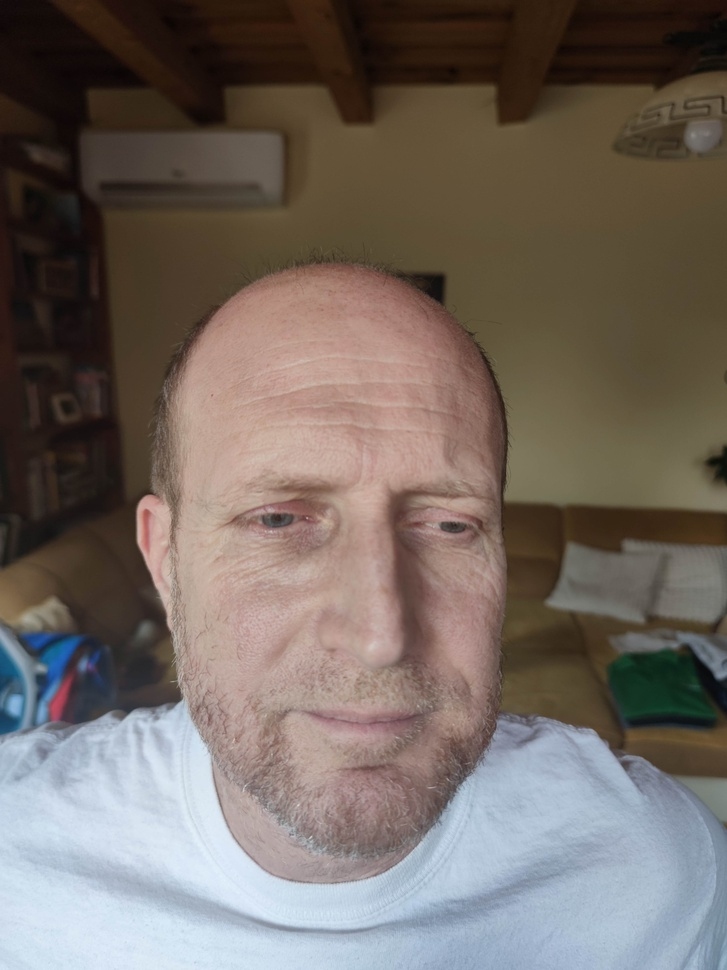
#> input picture szemelyek/apa (1).jpg, 727 x 970 px, shrunk from 4344 x 5792 before the run, found by its file name
$ python manhattan_elofeldolgozassal_es_nelkule.py
#> lines starting #> are read from the running program, lines starting #| are printed output that depends on the picture; after the words box and inside, x2 and y2 are one past the last pixel; in counts of white or black regions, pixels touching at a corner belong together
### jellemzok_kinyerve.py
import cv2
from sklearn.decomposition import PCA
import os
import csv
import numpy as np

pca = PCA(n_components=1)
face_cascade_default = cv2.CascadeClassifier(cv2.data.haarcascades + 'haarcascade_frontalface_alt.xml')

# Mappa, amelyben a képek találhatók
adatbazis_mappa = "C:\\Users\\SQLY\\Desktop\\egyi\\4F\\FacialRecognition_Basics\\szemelyek"

# Lista a jellemzők tárolására hogy később kiirassuk .csv fájlba
adatbazis_jellemzok_lista = []
detektalt_arcok_szama = 0

for filename in os.listdir(adatbazis_mappa):
    if filename.endswith(".jpg"):

        img_path = os.path.join(adatbazis_mappa, filename)

        kep = cv2.imread(img_path)
#> kep is the input picture: shape (970, 727, 3); mean B, G, R 98.6, 105.4, 115.6
        gray = cv2.cvtColor(kep, cv2.COLOR_BGR2GRAY)
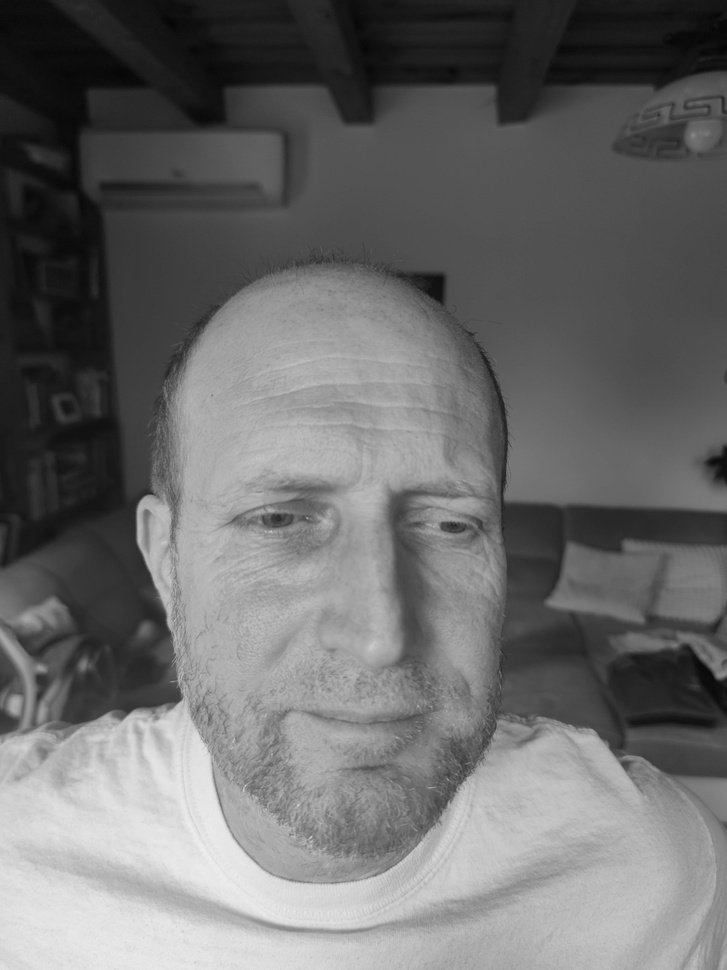
#> gray: shape (970, 727); min 4, max 239, mean 107.7
        faces_detect = face_cascade_default.detectMultiScale(gray, scaleFactor=1.07, minNeighbors=10)
#> faces_detect = [[131, 342, 461, 461]]
        # Hibakeresés: Ellenőrizze a faces_detect változót
        '''
        #--------------------
        fekete_maszk = cv2.inRange(gray, 0, 50)
        feher_maszk = cv2.inRange(gray, 205, 255)
        szurke_maszk = cv2.inRange(gray, 51, 204)
        teljes_pixelszam = (gray).size
        fekete_pixelek = np.count_nonzero(fekete_maszk)
        fekete_arany = fekete_pixelek / teljes_pixelszam * 100
        feher_pixelek = np.count_nonzero(feher_maszk)
        feher_arany = feher_pixelek / teljes_pixelszam * 100
        szurke_pixelek = np.count_nonzero(szurke_maszk)
        szurke_arany = szurke_pixelek / teljes_pixelszam * 100

        print(f"Fekete arány: {fekete_arany:.2f}%")
        print(f"Fehér arány: {feher_arany:.2f}%")
        print(f"Szürke arány: {szurke_arany:.2f}%")
        #--------------------'''
        if len(faces_detect) == 0:
            print(f"Nincs arc a(z) {filename} képen.")
        else:
            detektalt_arcok_szama += len(faces_detect)
#> detektalt_arcok_szama = 1
            for (x, y, w, h) in faces_detect:
                face_extract = gray[y:y + h, x:x + w]
                arckep_meret = (100, 100)
                arckep = cv2.resize(face_extract, arckep_meret)
                arckep_vektor = arckep.flatten()
                pca.fit(arckep_vektor.reshape(-1, 1))
                transzformalt_arckep = pca.transform(arckep_vektor.reshape(-1, 1))
                adatbazis_jellemzok = transzformalt_arckep.flatten()

                # Az egyedi azonosító (index) hozzáadása az arckép jellemzők mellé
                adatbazis_jellemzok_lista.append([filename] + adatbazis_jellemzok.tolist())
#> this loop made 1 pass
#> (x, y, w, h, arckep_meret) on pass 1: (131, 342, 461, 461, (100, 100))
#> pass 1, `face_extract = gray[y:y + h, x:x + w]`:
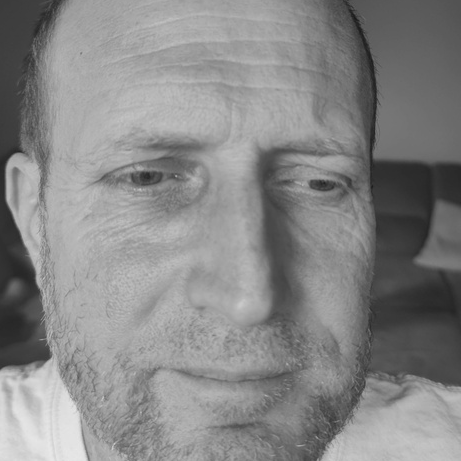
#> face_extract: shape (461, 461); min 25, max 232, mean 134.9
#> after the loop, adatbazis_jellemzok_lista = 1 item
#> pass 2 of the loop `for filename in os.listdir(adatbazis_mappa):`:
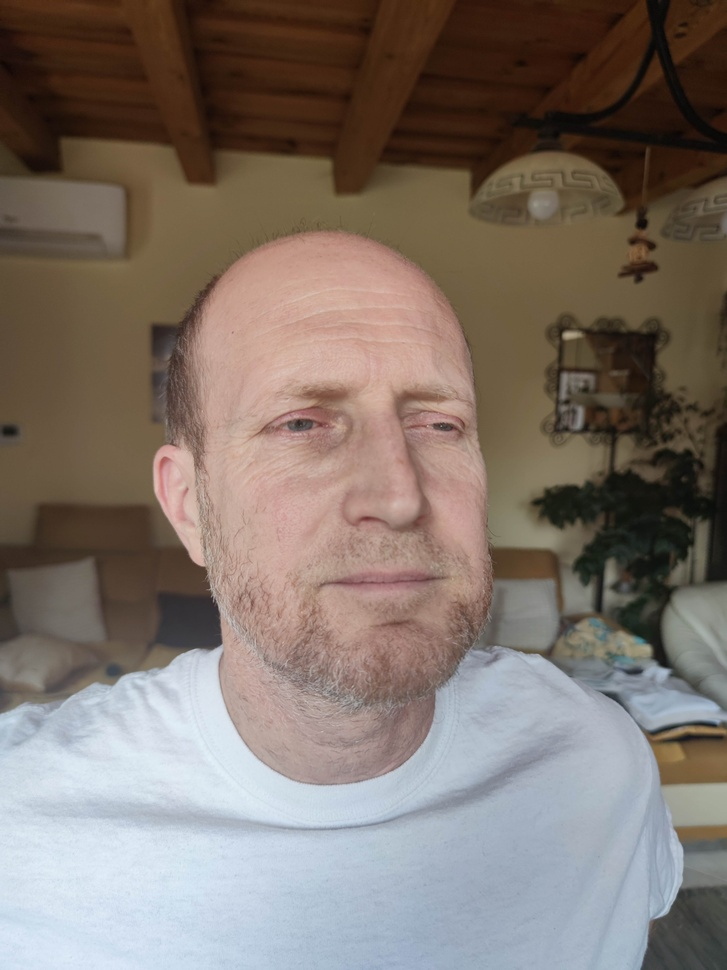
#> input picture szemelyek/apa (10).jpg, 727 x 970 px, shrunk from 4344 x 5792 before the run, found by its file name
#> kep is the input picture: shape (970, 727, 3); mean B, G, R 107.6, 115.7, 127.7
#> `gray = cv2.cvtColor(kep, cv2.COLOR_BGR2GRAY)`:
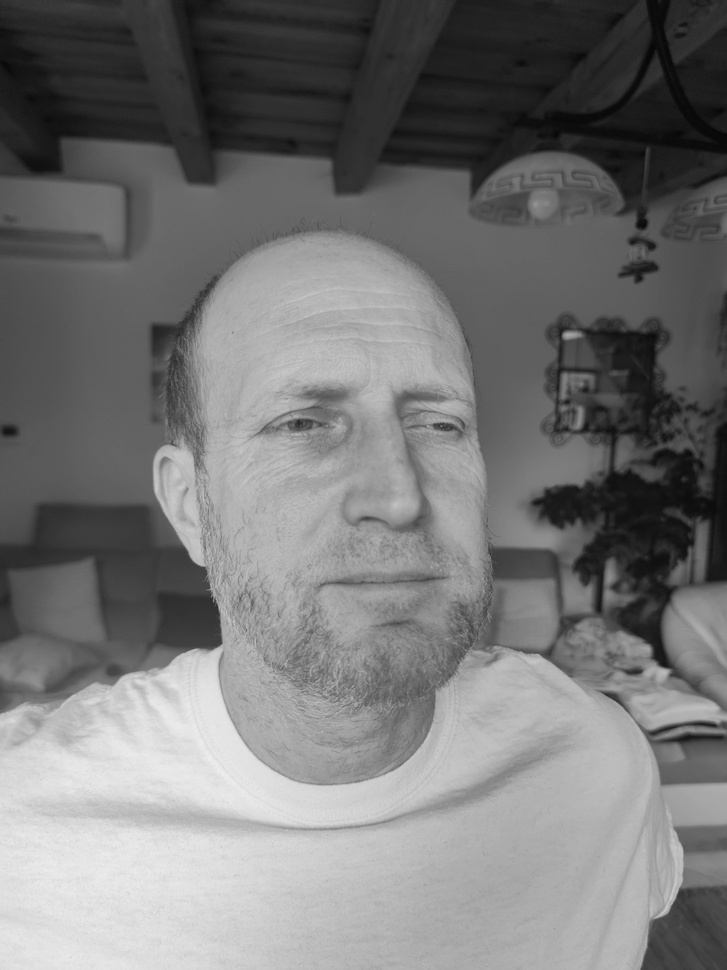
#> gray: shape (970, 727); min 5, max 238, mean 118.4
#> `faces_detect = face_cascade_default.detectMultiScale(gray, scaleFactor..`: faces_detect = [[203, 288, 354, 354]]
#> detektalt_arcok_szama = 2
#> the loop `for (x, y, w, h) in faces_detect:` made 1 pass
#> (x, y, w, h, arckep_meret) on pass 1: (203, 288, 354, 354, (100, 100))
#> pass 1, `face_extract = gray[y:y + h, x:x + w]`:
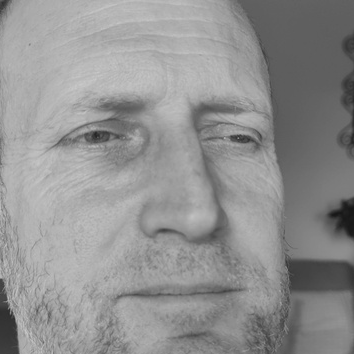
#> face_extract: shape (354, 354); min 23, max 202, mean 144.9
#> after the loop `for (x, y, w, h) in faces_detect:`: adatbazis_jellemzok_lista = 2 items
#> pass 3 of the loop `for filename in os.listdir(adatbazis_mappa):`:
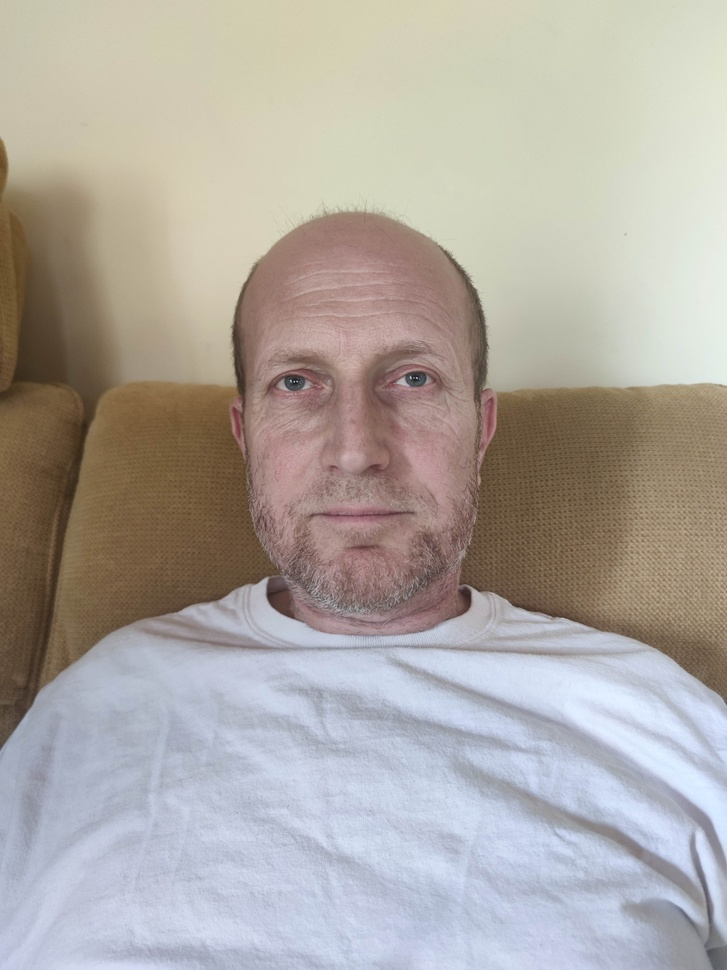
#> input picture szemelyek/apa (2).jpg, 727 x 970 px, shrunk from 4344 x 5792 before the run, found by its file name
#> kep is the input picture: shape (970, 727, 3); mean B, G, R 161.7, 168.1, 174.5
#> `gray = cv2.cvtColor(kep, cv2.COLOR_BGR2GRAY)`:
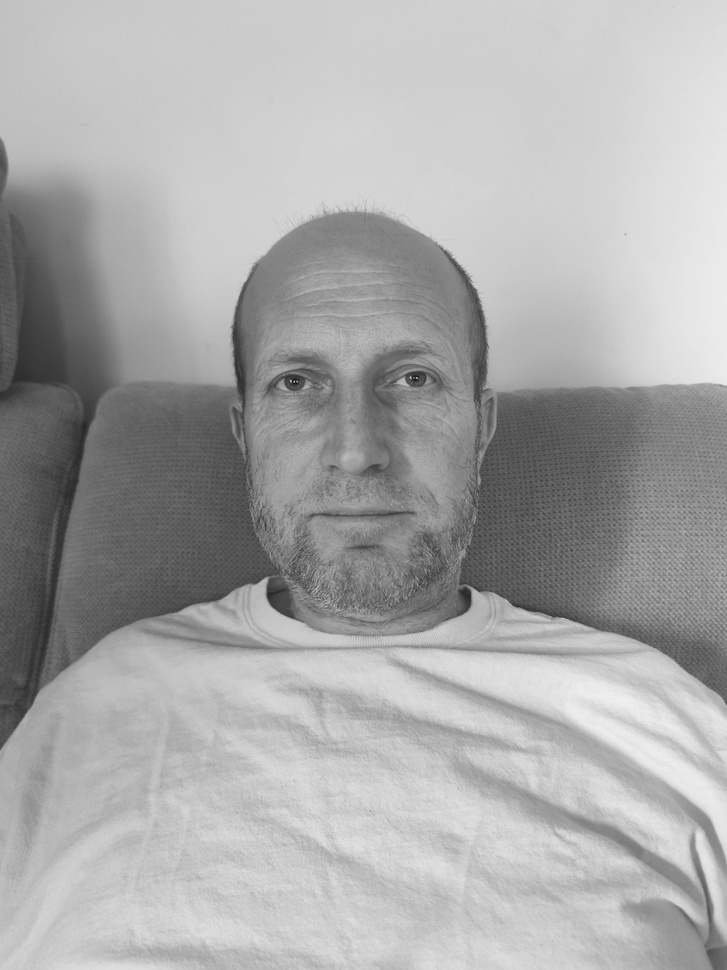
#> gray: shape (970, 727); min 26, max 240, mean 169.3
#> `faces_detect = face_cascade_default.detectMultiScale(gray, scaleFactor..`: faces_detect = [[206, 271, 297, 297]]
#> detektalt_arcok_szama = 3
#> the loop `for (x, y, w, h) in faces_detect:` made 1 pass
#> (x, y, w, h, arckep_meret) on pass 1: (206, 271, 297, 297, (100, 100))
#> pass 1, `arckep = cv2.resize(face_extract, arckep_meret)`:
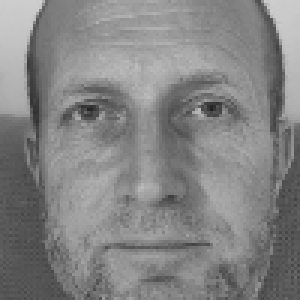
#> arckep: shape (100, 100) (shown 3 times larger); min 32, max 206, mean 131.8
#> after the loop `for (x, y, w, h) in faces_detect:`: adatbazis_jellemzok_lista = 3 items
#> the loop made 4 passes; the first 3 are shown

print(f"Összesen {detektalt_arcok_szama} arcot detektáltunk.")

# Jellemzők elmentése CSV fájlba
with open('adatbazis_jellemzok.csv', mode='w', newline='') as file:
    writer = csv.writer(file)
    writer.writerows(adatbazis_jellemzok_lista)


### manhattan_elofeldolgozassal_es_nelkule.py
import cv2
import numpy as np
from sklearn.decomposition import PCA
import math
from jellemzok_kinyerve import adatbazis_jellemzok_lista

import cv2
import numpy as np

def kepmegjelenites(filename, jellemzok):
    adatbazis_jellemzok = None
    for elem in adatbazis_jellemzok_lista:
        if elem[0] == filename:
            adatbazis_jellemzok = np.array(elem[1:], dtype=np.float32).reshape((100, 100))
            break

    if adatbazis_jellemzok is not None:
        # Kép javítása kontraszt és fényerő szempontjából
        adatbazis_jellemzok = cv2.normalize(adatbazis_jellemzok, None, 0, 255, cv2.NORM_MINMAX)
        adatbazis_jellemzok = cv2.equalizeHist(adatbazis_jellemzok.astype(np.uint8))

        # Javított kamerakép jellemzők
        kamerakep = np.array(jellemzok, dtype=np.float32).reshape((100, 100))
        kamerakep = cv2.normalize(kamerakep, None, 0, 255, cv2.NORM_MINMAX)
        kamerakep = cv2.equalizeHist(kamerakep.astype(np.uint8))

        cv2.imshow("a legkozelebbi talalat:", adatbazis_jellemzok)
        cv2.imshow("a kamerakep:", kamerakep)

        euklideszi_tavolsag_fejlesztett = manhattan_tavolsag(kamerakep.flatten(), adatbazis_jellemzok.flatten())
        print(f"manhattan (elofeldolgozassal): {euklideszi_tavolsag_fejlesztett}")
        cv2.waitKey(0)
        cv2.destroyAllWindows()
    else:
        print(f"Nincs ilyen nevű kép az adatbázisban: {filename}")


def keresett_arc_jellemzok(kep):
    try:
        faces_detect = face_cascade_default.detectMultiScale(gray, scaleFactor=1.09, minNeighbors=8)
        for (x, y, w, h) in faces_detect:
            face_extract = kep[y:y + h, x:x + w]
            arckep_meret = (100, 100)  # Azonos méret
            arckep = cv2.resize(face_extract, arckep_meret)
            arckep = cv2.cvtColor(arckep, cv2.COLOR_BGR2GRAY)  # Szürkeárnyalatos átalakítás
            arckep = cv2.normalize(arckep, None, 0, 255, cv2.NORM_MINMAX)  # Normalizálás
            arckep = cv2.equalizeHist(arckep)  # Hisztogram kiegyenlítése

            arckep_vektor = arckep.flatten()
            pca.fit(arckep_vektor.reshape(-1, 1))
            transzformalt_arckep = pca.transform(arckep_vektor.reshape(-1, 1))
            return transzformalt_arckep.flatten()  # Visszaadott jellemzők

    except IndexError:
        print("Nincs arc a képen.")

    return None


def manhattan_tavolsag(vektor1, vektor2):
    # Biztosítjuk, hogy mindkét vektor azonos hosszúságú és csak numerikus elemeket tartalmaz
    if len(vektor1) != len(vektor2):
        raise ValueError("A vektorok hosszúsága nem egyezik.")

    # Konvertálás lebegőpontos típusra, ha szükséges
    vektor1 = np.array(vektor1, dtype=np.float64)
    vektor2 = np.array(vektor2, dtype=np.float64)

    # Manhattan-távolság kiszámítása
    különbségek = np.abs(vektor1 - vektor2)  # Abszolút különbség
    tavolsag = np.sum(különbségek)  # Az abszolút különbségek összegzése

    return tavolsag


# Kaszkád fájl betöltése
face_cascade_default = cv2.CascadeClassifier(cv2.data.haarcascades + 'haarcascade_frontalface_alt.xml')

# kamera definiálása (legtöbb gépnél a kamera indexe 0)
cap = cv2.VideoCapture(0)

pca = PCA(n_components=1)  # PCA objektum létrehozása

jellemzok = None  # Globális változó - mivel csak egyszer szeretném eltárolni az egyszerűbb összehasonlítás kedvéért


while True:
    # Kép beolvasása
    ret, kep = cap.read()
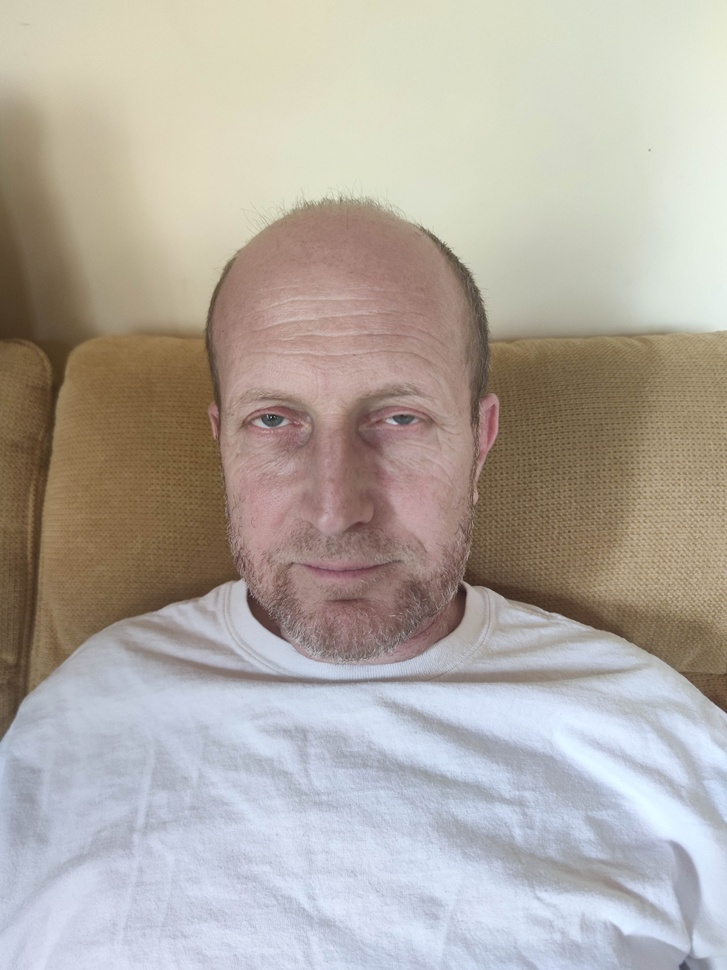
#> input picture szemelyek/apa (4).jpg, 727 x 970 px, shrunk from 4344 x 5792 before the run, given in place of the camera
#> kep is the input picture: shape (970, 727, 3); mean B, G, R 162.6, 170.6, 177.9
    gray = cv2.cvtColor(kep, cv2.COLOR_BGR2GRAY)
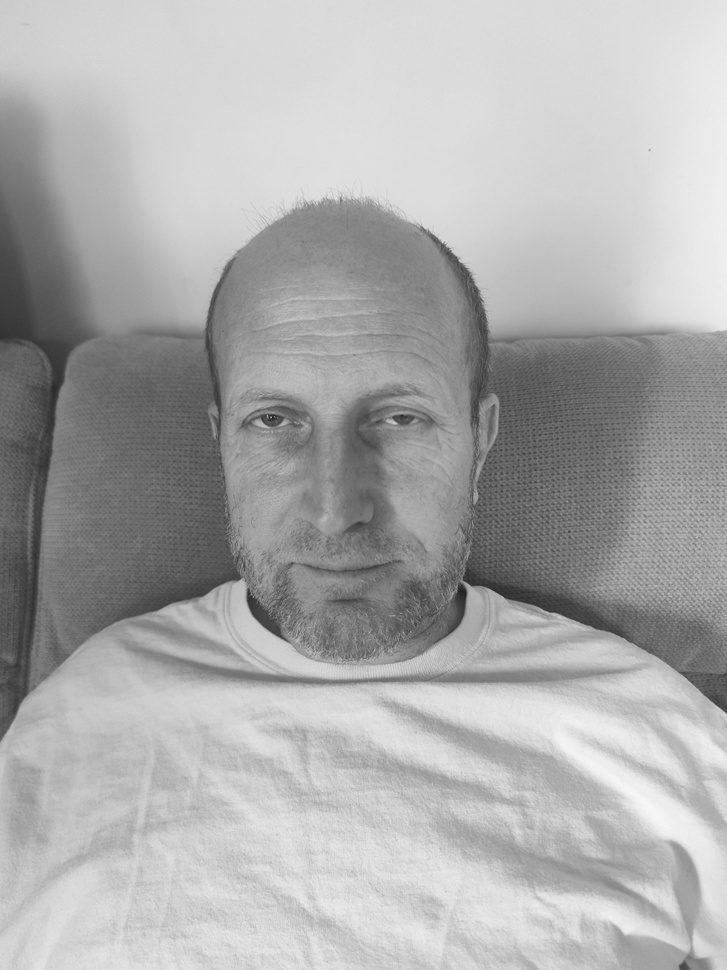
#> gray: shape (970, 727); min 22, max 248, mean 171.9
    faces_detect = face_cascade_default.detectMultiScale(gray, scaleFactor=1.09, minNeighbors=8)
#> faces_detect = [[175, 307, 316, 316]]

    if jellemzok is None:
        jellemzok = keresett_arc_jellemzok(kep) #jellemzok kinyerése csak az első képen
#> the loop in keresett_arc_jellemzok, `for (x, y, w, h) in faces_detect:` made 1 pass
#> (x, y, w, h, arckep_meret) on pass 1: (175, 307, 316, 316, (100, 100))
#> pass 1, in keresett_arc_jellemzok, `face_extract = kep[y:y + h, x:x + w]`:
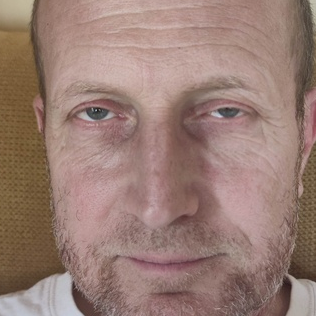
#> face_extract: shape (316, 316, 3); mean B, G, R 116.1, 125.1, 152.7
#> pass 1, in keresett_arc_jellemzok, `arckep = cv2.normalize(arckep, None, 0, 255, cv2.NORM_MINMAX)`:
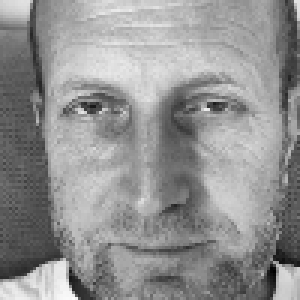
#> arckep: shape (100, 100) (shown 3 times larger); min 0, max 255, mean 146
#> jellemzok = 10000 values, max 126.3 at index 9421, min -128.7 at index 3531, mean -9.46e-15
        print(f"Arckép jellemzők: {jellemzok}")
#> (printed output is left out)

    for (x, y, w, h) in faces_detect:
        cv2.rectangle(kep, (x, y), (x + w, y + h), (0, 0, 0), 2)
#> this loop made 1 pass
#> kep: shape (970, 727, 3); 0.54% of pixels changed, all inside (x1, y1, x2, y2) = (174, 306, 493, 625)

    # Kép megjelenítése
    cv2.imshow("Arcfelismerő valós időben", kep)
    # Kilépés a 'q' billentyű lenyomásával
    if cv2.waitKey(1) & 0xFF == ord('q'):
#> (key q is pressed here)
        break

#-----
legkozelebbi_talalat_neve = None
legkisebb_tavolsag = float(320000)

for adatbazis_jellemzok in adatbazis_jellemzok_lista:
    filename = adatbazis_jellemzok[0]  # Az első elem a fájlnév

    #--------------------
    #--------------------

    tavolsag = manhattan_tavolsag(jellemzok, adatbazis_jellemzok[1:])
    print(f"A kamerakép & {filename} kép ----- Manhattan (sima): {tavolsag}")
    kepmegjelenites(filename, jellemzok)
    if tavolsag < legkisebb_tavolsag:
        legkisebb_tavolsag = tavolsag
        legkozelebbi_talalat_neve = filename
#> this loop made 4 passes
#> pass 1, in kepmegjelenites, `kamerakep = np.array(jellemzok, dtype=np.float32).reshape((100, 100))`:
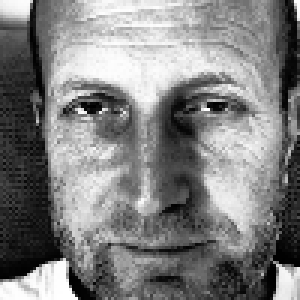
#> kamerakep: shape (100, 100) float32 (shown 3 times larger); min -128.7, max 126.3, mean 0; drawn with min black and max white

print(f"A legközelebbi kép neve: {legkozelebbi_talalat_neve}")
kepmegjelenites(legkozelebbi_talalat_neve, jellemzok)
#-----


cap.release()
cv2.destroyAllWindows()
